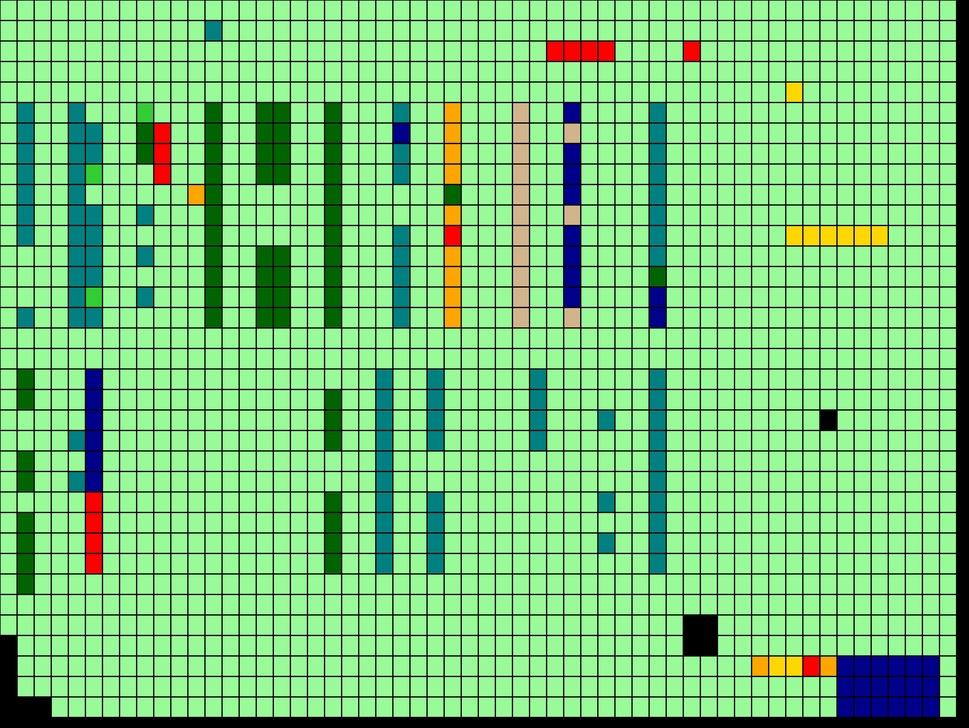
#> input picture visualization.jpg, 969 x 728 px, shrunk from 3120 x 2344 before the run
$ python test2.py
#> lines starting #> are read from the running program, lines starting #| are printed output that depends on the picture
import cv2
import numpy as np

def analyser_image():
    chemin_image = input("Entrez le chemin de votre image : ")
#> the answer given: ../visualization.jpg

    try:
        image = cv2.imread(chemin_image)
#> image is the input picture: shape (728, 969, 3); mean B, G, R 123, 195.5, 121.4
        if image is None:
            print("Erreur : Impossible de charger l'image. Vérifiez le chemin.")
            return

        image_rgb = cv2.cvtColor(image, cv2.COLOR_BGR2RGB)
        hauteur, largeur = image_rgb.shape[:2]
#> hauteur = 728; largeur = 969

        print(f"Image chargée : {largeur}x{hauteur} pixels")
#| Image chargée : 969x728 pixels

        nb_colonnes = int(input("Nombre de colonnes : "))
#> the answer given: 3
        nb_lignes = int(input("Nombre de lignes : "))
#> the answer given: 3
        seuil_blanc = float(input("Pourcentage de blanc pour considérer une case comme blanche (0-100) : "))
#> the answer given: 3

        largeur_case = largeur // nb_colonnes
#> largeur_case = 323
        hauteur_case = hauteur // nb_lignes
#> hauteur_case = 242

        print(f"Taille de chaque case : {largeur_case}x{hauteur_case} pixels")
#| Taille de chaque case : 323x242 pixels

        cases_colorees = []

        for ligne in range(nb_lignes):
            for colonne in range(nb_colonnes):
                x_debut = colonne * largeur_case
                y_debut = ligne * hauteur_case
                x_fin = min(x_debut + largeur_case, largeur)
                y_fin = min(y_debut + hauteur_case, hauteur)

                case = image_rgb[y_debut:y_fin, x_debut:x_fin]

                pourcentage_blanc = calculer_pourcentage_blanc(case)

                if pourcentage_blanc < seuil_blanc:
                    cases_colorees.append((colonne, ligne))
                    print(f"Case colorée trouvée : ({colonne},{ligne}) - {pourcentage_blanc:.1f}% de blanc")
                else:
                    print(f"Case blanche skippée : ({colonne},{ligne}) - {pourcentage_blanc:.1f}% de blanc")
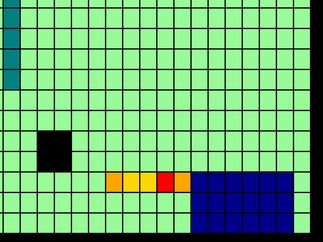
#> case: shape (242, 323, 3); mean R, G, B 111.6, 175.5, 117.9
#> after the loop, cases_colorees = [(0, 0), (1, 0), (2, 0), (0, 1), (1, 1), (2, 1), (0, 2), (1, 2), (2, 2)]

        print(f"\n=== RÉSULTATS ===")
        print(f"Nombre total de cases : {nb_colonnes * nb_lignes}")
        print(f"Nombre de cases colorées : {len(cases_colorees)}")
#| Nombre de cases colorées : 9
        print(f"Nombre de cases blanches (skippées) : {nb_colonnes * nb_lignes - len(cases_colorees)}")
#| Nombre de cases blanches (skippées) : 0

        print(f"\nCoordonnées des cases colorées :")
        for coord in cases_colorees:
            print(f"  {coord}")
#> this loop made 9 passes
#|   (0, 0)
#|   (1, 0)
#|   (2, 0)
#|   (0, 1)
#|   (1, 1)
#|   (2, 1)
#|   (0, 2)
#|   (1, 2)
#> (further printed lines are left out)

        return cases_colorees

    except Exception as e:
        print(f"Erreur : {e}")
        return None

def calculer_pourcentage_blanc(case):
    """
    Calcule le pourcentage de pixels blancs dans une case
    Un pixel est considéré comme blanc si ses valeurs RGB sont toutes > 240
    """
    seuil_pixel_blanc = 240

    pixels_blancs = np.sum(np.all(case >= seuil_pixel_blanc, axis=2))
    pixels_totaux = case.shape[0] * case.shape[1]

    if pixels_totaux == 0:
        return 0

    pourcentage = (pixels_blancs / pixels_totaux) * 100
    return pourcentage

if __name__ == "__main__":
    resultat = analyser_image()
#> resultat has the same summary as cases_colorees in analyser_image

    if resultat:
        print("\nAnalyse terminée avec succès !")
    else:
        print("\nErreur lors de l'analyse.")
